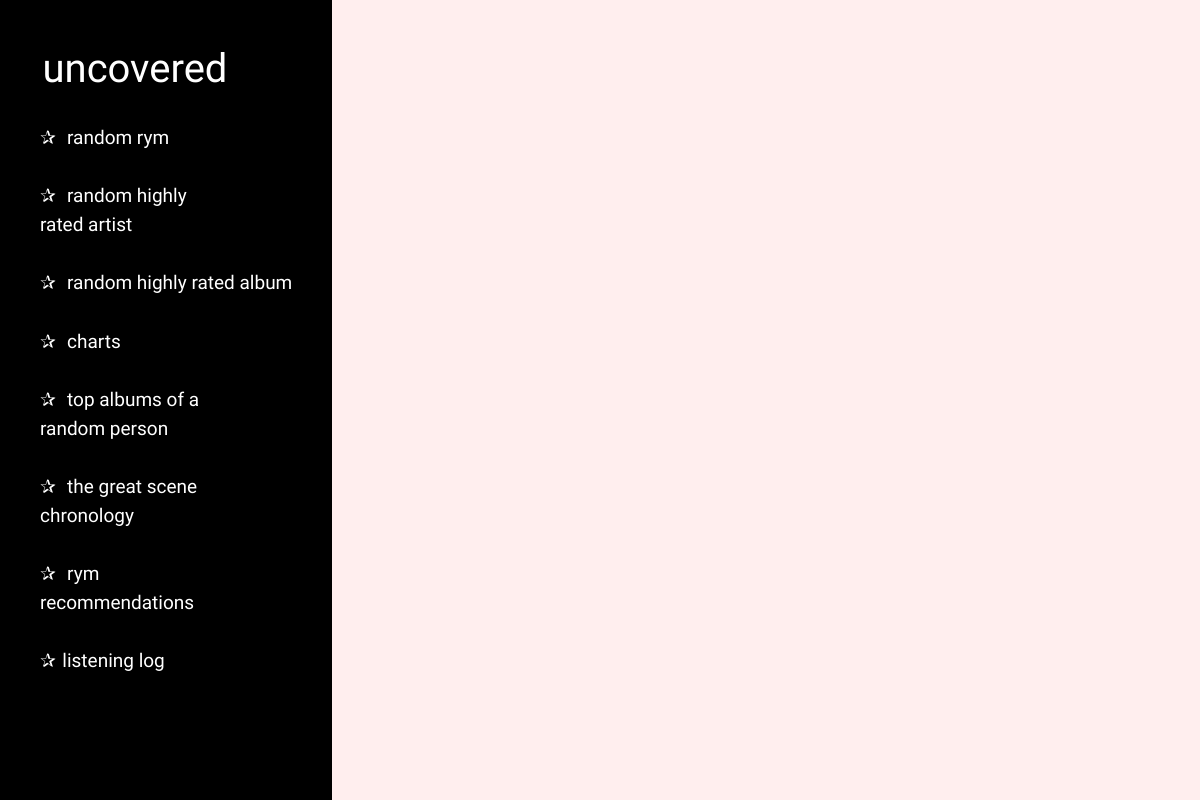
Before: /criterion with the older database file.
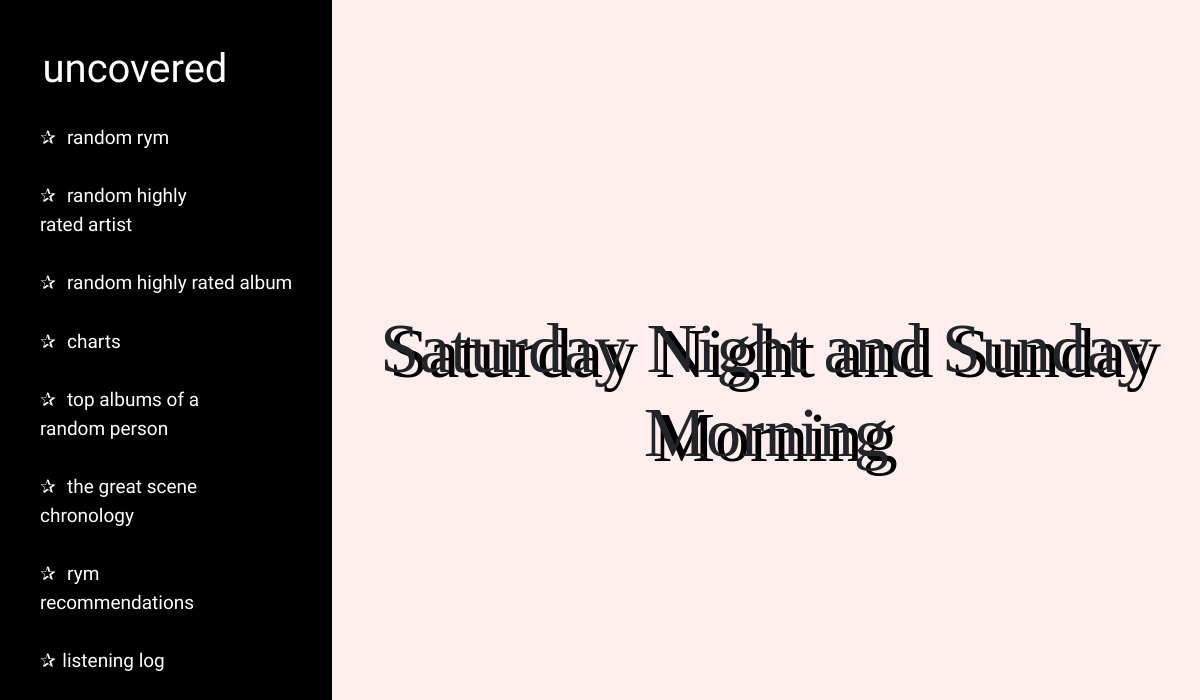
After: the same page with the newer database file.
### firstdjango/models.py (models this page shows)
class Criterion(models.Model):
    title = models.CharField(max_length=500)

### firstdjango/views.py (the view)
# urls.py: path('criterion', views.criterion),
def criterion(request):
        context = {
            'title': Criterion.objects.all().order_by('?').first()
        }
        return render(request, 'criterion.html', context)

### firstdjango/templates/criterion.html (shortened to what this page needs)
<!DOCTYPE html>
<html lang="en">
<head>
    <link href="https://cdn.jsdelivr.net/npm/bootstrap@5.2.0-beta1/dist/css/bootstrap.min.css" rel="stylesheet">
    {% load static %}
    <link href="{% static 'style.css' %}" rel="stylesheet" type="text/css">
    <link rel="stylesheet" href="static/style.css">
</head>
<body style="display: grid; grid-template-columns: minmax(100px, max-content); grid-template-rows: minmax(150px, auto); margin: 0; padding: 0; font-family: Tiro Gurmukhi">
    <div id="left-bar" style="background: black; grid-column:1; z-index: 1; font-weight: 100; position: sticky; top: 0;">
        <div style="position: sticky; top: 0">
        <div style="color: white; padding: 40px 40px 10px 40px;">
            <a style="text-decoration: none; color: white" href="/brookfield"><h1 style="font-size: 40px; margin-right: 3%; font-family: 'Anybody'; padding: 1%; margin-top: 1%; font-weight: 100">uncovered</h1></a>
        </div>
        <div style="color: white; padding: 10px 40px 30px 40px">
            <a style="font-size: 19px; font-family: Anybody" class="nav-link active" aria-current="page" href="/magic-sheet"><span style="margin-right: .4rem">&#10032;</span> random rym</a>
        </div>
        <div style="color: white; padding: 0px 40px 30px 40px; width: 20vw">
            <a style="font-size: 19px; font-family: Anybody" class="nav-link active" aria-current="page" href="/random-artist"><span style="margin-right: .4rem">&#10032;</span> random highly rated artist</a>
        </div>
        <div style="color: white; padding: 0px 40px 30px 40px">
            <a style="font-size: 19px; font-family: Anybody" class="nav-link active" aria-current="page" href="/random-album"><span style="margin-right: .4rem">&#10032;</span> random highly rated album</a>
        </div>
        <div style="color: white; padding: 0px 40px 30px 40px; width: 20vw">
            <a style="font-size: 19px; font-family: Anybody" class="nav-link active" aria-current="page" href="/charts"><span style="margin-right: .4rem">&#10032;</span> charts</a>
        </div>
        <div style="color: white; padding: 0px 40px 30px 40px; width: 20vw">
            <a style="font-size: 19px; font-family: Anybody" class="nav-link active" aria-current="page" href="/top-random"><span style="margin-right: .4rem">&#10032;</span> top albums of a random person</a>
        </div>
        <div style="color: white; padding: 0px 40px 30px 40px; width: 20vw">
            <a style="font-size: 19px; font-family: Anybody" class="nav-link active" aria-current="page" href="/great-scene"><span style="margin-right: .4rem">&#10032;</span> the great scene chronology</a>
        </div>
        <div style="color: white; padding: 0px 40px 30px 40px; width: 20vw">
            <a style="font-size: 19px; font-family: Anybody" class="nav-link active" aria-current="page" href="/recs"><span style="margin-right: .4rem">&#10032;</span> rym recommendations</a>
        </div>
        <div style="color: white; padding: 0px 40px 30px 40px; width: 20vw; display: flex; gap: 30px;">
            <a style="font-size: 19px; font-family: Anybody;" class="nav-link active" aria-current="page" href="/listening-log"><span style="margin-right: .4rem">&#10032;</span>listening log</a>
        </div>
    </div>
    </div>
  <div style="display: flex; justify-content: center; flex-wrap: wrap;  background: rgba(255, 231, 231, 0.7); height: 100vh; grid-column: 2/ 4">
    <div class="rym" style="display: flex; flex-direction: column;justify-content: center; width: 300px; gap: 10px; margin: 50px; text-align: center; align-items: center; position: relative; top: 1px;">
        <h2 style="width: 900px; margin-bottom: 20px">{{title.title}}</h2>
    </div>
</div>
</body>
</html>

### firstdjango/static/style.css (style rules this page uses)
.rym { text-shadow: 9px 5px black; animation-name: moveyears; animation-duration: 2s; animation-timing-function: ease-in-out; animation-iteration-count: infinite; animation-direction: alternate-reverse; position: relative; bottom: 200px; }
.rym h2 { font-size: 70px }

Changed rows visible on the page:
added Criterion: title "Saturday Night and Sunday Morning"
